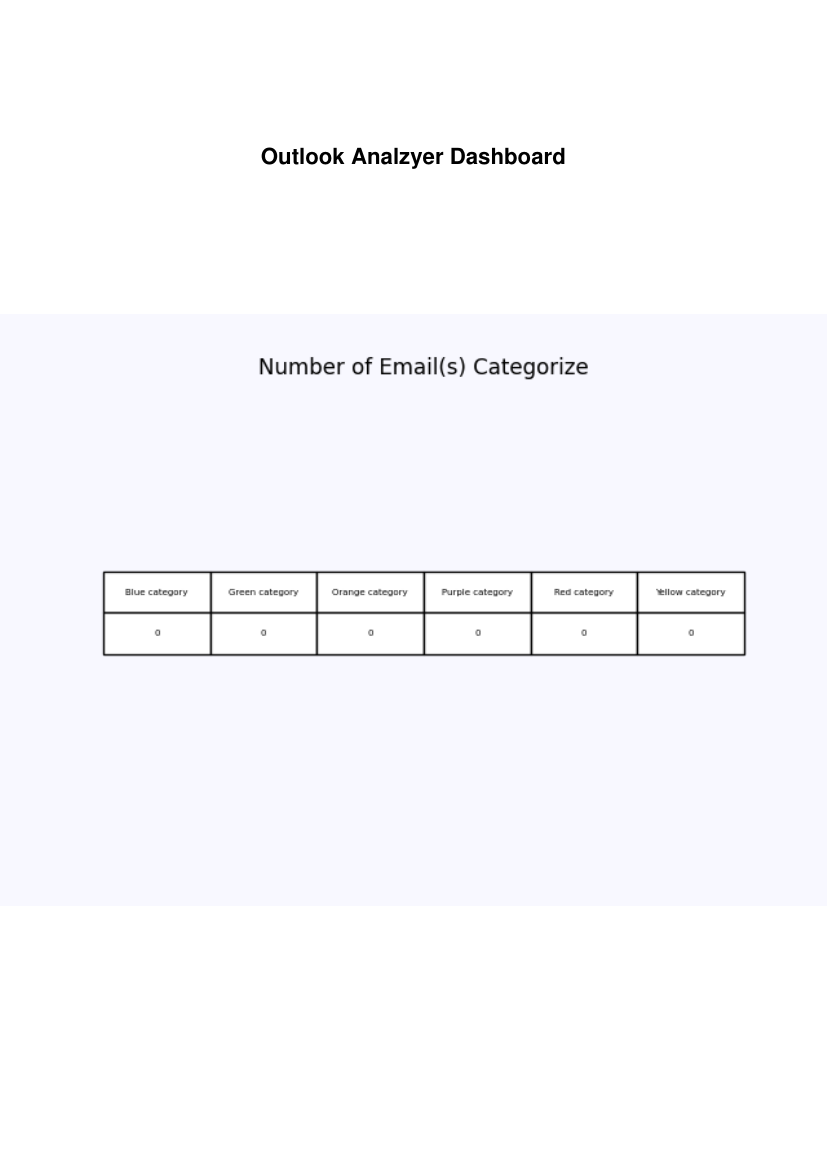

Reproduce this figure in Python.
from datetime import timedelta
from datetime import date
from datetime import datetime
from dateutil.relativedelta import relativedelta
from fpdf import FPDF
from glob import glob
from matplotlib.backends.backend_pdf import PdfPages
from PyPDF2 import PdfFileMerger
from tabulate import tabulate
from tqdm import tqdm
from wordcloud import WordCloud, STOPWORDS

import argparse
import matplotlib.pyplot as plt
import os
import pandas as pd
import re
import shutil
import subprocess
import sys
import time
import traceback
import win32com.client

# sets real time date as a string for PDF file
now = datetime.now()
date_now = now.strftime('%m/%d/%y')

#Global script variables created
ERROR_LIST = []
TIME_STR = time.strftime("%Y%m%d-%H%M%S")
TEMP_FOLDER = "outlookanalyzer"
TEMP_DIR = "C:\\WINDOWS\\Temp" + "\\" + TEMP_FOLDER 

# Check whether the specified path exists or not
is_temp_dir_exist = os.path.exists(TEMP_DIR)

if not is_temp_dir_exist:
  
  # Create a new directory because it does not exist 
  os.makedirs(TEMP_DIR)
  print("The new temp directory is created!")

#Global extract text files created
WORD_CLOUD_CLEANED_FILE_NAME = TEMP_DIR + "\\" + TIME_STR + "_" + "word_cloud_text_cleaned.txt"
WORD_CLOUD_FILE_NAME = TEMP_DIR + "\\" + TIME_STR + "_" + "word_cloud_text.txt"
UNREAD_SENDERS_DATA_FILE_NAME = TEMP_DIR + "\\" + TIME_STR + "_" + "unread_senders.txt"
CATEGORIES_DATA_FILE_NAME = TEMP_DIR + "\\" + TIME_STR + "_" + "categories.txt"
FLAGGED_EMAIL_DATA_FILE_NAME = TEMP_DIR + "\\" + TIME_STR + "_" + "flagged_email.txt"
IMPORTANT_EMAIL_DATA_FILE_NAME = TEMP_DIR + "\\" + TIME_STR + "_" + "important_email.txt"

#Global image files created
WORD_CLOUD_IMAGE_FILE_NAME = TEMP_DIR + "\\" + TIME_STR + "_" + "word_cloud.jpg"
SENDER_PLOT_IMAGE_FILE_NAME = TEMP_DIR + "\\" + TIME_STR + "_" + "sender_plot.jpg"

# Global pdf file (for ordering purposes)
COVER_PAGE_PDF_FILE_NAME = TEMP_DIR + "\\" + TIME_STR + "_" + "a001.pdf"
COUNTING_PDF_FILE_NAME = TEMP_DIR + "\\" + TIME_STR + "_" + "b001.pdf"
CATEGORIES_PDF_FILE_NAME = TEMP_DIR + "\\" + TIME_STR + "_" + "b002.pdf"
FLAGGED_EMAIL_PDF_FILE_NAME = TEMP_DIR + "\\" + TIME_STR + "_" + "b003.pdf"
IMPORTANT_EMAIL_PDF_FILE_NAME = TEMP_DIR + "\\" + TIME_STR + "_" + "b004.pdf"
FINAL_REPORT_PDF_FILE_NAME = "C:\\WINDOWS\\Temp\\" + TIME_STR + "_" + "outlook_analyzer_report.pdf" 

# For images that get put into pdf pages
image_file_name_dict = {'blue': {"image_path": "true_blue.jpg", "x": "0", "y": "0", "w": "210", "h": "30"},
                        'icon': {"image_path": "icon.png", "x": "0", "y": "0", "w": "35", "h": "30"},
                        'word_cloud': {"image_path": WORD_CLOUD_IMAGE_FILE_NAME, "x": "0", "y": "175", "w": "210",
                                       "h": "95"},
                        'sender_plot': {"image_path": SENDER_PLOT_IMAGE_FILE_NAME, "x": "0", "y": "65", "w": "210",
                                        "h": "100"}}

#Function to generate a list of errors that have occurred during progam execution; printed at end of run
def append_to_error_list(function_name, error_text, optArg = None): #added optional argument for more detail
    ERROR_LIST.append("function: " + function_name + " | " +  "error: " + error_text)

#Function to extract relavent Outlook information from user's desktop client
def extract_outlook_information(max_email_number_to_extract_input,date_start_input,date_end_input): #to modify as new features required

    #Connection to Outlook object model established
    outlook = win32com.client.Dispatch("Outlook.Application").GetNamespace("MAPI")
    inbox = outlook.GetDefaultFolder(6)
    todo_folder = outlook.GetDefaultFolder(28) #outlook.GetDefaultFolder(28) is for the todo/flagged items
    messages = inbox.Items
    todo_items = todo_folder.Items

    #Creates data file variables to store extracted information
    sender_data_file = open(UNREAD_SENDERS_DATA_FILE_NAME, "w+", encoding = "utf-8")
    categories_data_file = open(CATEGORIES_DATA_FILE_NAME, "w+", encoding = "utf-8")
    flagged_email_data_file = open(FLAGGED_EMAIL_DATA_FILE_NAME, "w+", encoding = "utf-8")
    important_email_data_file = open(IMPORTANT_EMAIL_DATA_FILE_NAME, "w+", encoding = "utf-8")
    
    #Creates intermediate list and dictionary structure variable to store extracted information
    category_list = []
    counting_dict = {}
    flagged_messages_list = []
    important_messages_list = []
    unread_senders_raw_list = []
    unread_senders_unique_dict = {}
   
    #Creates variables to count key inbox properties
    categories_counter_int = 0
    flagged_counter_int = 0
    important_count_int = 0
    message_counter_int = 0
    message_read_counter_int = 0
    message_unread_counter_int = 0
    number_of_times_categories_assigned_counter_int = 0



    #Establishes how many months or days back the script should look for emails
    if date_end_input[-1] == "m": #Value will be "m" if user enters range in months
        month_int = int(date_end_input[0:-1])

        if month_int == 0: #Value will be 0 if user does not enter a date rage; default used
            end_date = datetime.now()
        else:
           end_date = datetime.now() - relativedelta(months=+month_int)

    elif date_end_input[-1] == "d": #Value will be "d" if user enters range in days
        day_int = int(date_end_input[0:-1])
 
        if day_int == 0:
            end_date = datetime.now()
        else:
            end_date = datetime.now() - timedelta(days=day_int)

    #Establishes how many months or days from the present the script should look for emails; see comments above for value descriptions
    if date_start_input[-1] == "m":
        month_int = int(date_start_input[0:-1])

        if month_int == 0:
            start_date = date.today()
        else:
           start_date = date.today() - relativedelta(months=+month_int)

    elif date_start_input[-1] == "d":
        day_int = int(date_start_input[0:-1])
 
        if day_int == 0:
            start_date = date.today()
        else:
            start_date = date.today() - timedelta(days=day_int)

    #Converts email extraction date inputs into string format for filtering messages
    date_start_str = start_date.strftime('%m/%d/%Y %H:%M %p')
    date_end_str = end_date.strftime('%m/%d/%Y %H:%M %p')

    #Combines end and start date inputs into a range
    filtered_messages = messages.Restrict("[ReceivedTime] >= '" + date_start_str + "' AND [ReceivedTime] <= '" + date_end_str + "'")

    print("Extracting email messages:")
    
    #Iterates through inbox items and extracts relevant information
    filtered_messages.Sort("[ReceivedTime]",True)
    for inbox_item in tqdm(filtered_messages): # Displays tdqm progress bar during iteration
        
        #Unread email metric logic
        try:
            if (inbox_item.UnRead == True):

                message_unread_counter_int = message_unread_counter_int + 1

                if inbox_item.Class == 43: #Class "43" is assigned to VBA MailItem objects (i.e. regular emails):https://docs.microsoft.com/en-us/office/vba/api/outlook.olobjectclass
                    if inbox_item.SenderEmailType == "EX": # SenderEmailType "EX" is assigned to MailItems received from internal MS Exchange
                        sender = inbox_item.Sender.GetExchangeUser().PrimarySmtpAddress
                    else:
                        sender = inbox_item.SenderEmailAddress
                else:
                    sender = inbox_item.SenderEmailAddress
    
                unread_senders_raw_list.append(sender)

            else:
                message_read_counter_int = message_read_counter_int + 1
                
        except AttributeError as e:
            
            append_to_error_list(str(sys._getframe().f_code.co_name),str(e))
            
            path = os.environ['USERPROFILE']+"\AppData\Local\Temp\gen_py"
            
            if os.path.isfile(path):
                
                shutil.rmtree(path)
                
                message_unread_counter_int = message_unread_counter_int + 1

                if inbox_item.Class == 43: #Class "43" is assigned to VBA MailItem objects (i.e. regular emails):https://docs.microsoft.com/en-us/office/vba/api/outlook.olobjectclass
                    if inbox_item.SenderEmailType == "EX": # SenderEmailType "EX" is assigned to MailItems received from internal MS Exchange
                        sender = inbox_item.Sender.GetExchangeUser().PrimarySmtpAddress
                    else:
                        sender = inbox_item.SenderEmailAddress
                else:
                    sender = inbox_item.SenderEmailAddress
    
                unread_senders_raw_list.append(sender)
                
                continue
            
            else:
                raise Exception
                
        except Exception as e:
            append_to_error_list(str(sys._getframe().f_code.co_name),str(e))
        
        #Assigned category metric logic 
        try:
            if inbox_item.Categories:
                item_categories = inbox_item.Categories.split(",") #Splits multiple categories if applicable

                categories_counter_int = categories_counter_int + 1
                for category in item_categories:
                    category_list.append(category.strip())
                    number_of_times_categories_assigned_counter_int = number_of_times_categories_assigned_counter_int + 1
        except Exception as e:
            append_to_error_list(str(sys._getframe().f_code.co_name),str(e))

        #Follow-up and high importance email flag metric logic
        if (inbox_item.Importance == 2 and inbox_item.Class == 43): #Importace is 2 if item is marked as High Importance
            important_messages_dict = {} # To organize item information
            try:
                subject = inbox_item.Subject
                clean_subject = cleanup(subject) #Removes invisible white space/pointers that pandas cannot handle
                subject = [clean_subject.encode("utf-8").strip()] #Encodes subject as utf8 to handle special characters

                important_messages_dict['subject'] = subject
            except Exception as e:
                append_to_error_list(str(sys._getframe().f_code.co_name),str(e))
        
            try:

                email_class = inbox_item.Class
                important_messages_dict['Class'] = email_class
            except Exception as e:
                append_to_error_list(str(sys._getframe().f_code.co_name),str(e))

            try:
                received_time = inbox_item.ReceivedTime.strftime("%m/%d/%Y %H:%M:%S")
                important_messages_dict['ReceivedTime'] = received_time
            except Exception as e:
                append_to_error_list(str(sys._getframe().f_code.co_name),str(e))

            #Retrieves more readable sender data if sender is within internal MS exchange
            if inbox_item.SenderEmailType == "EX":
                try:
                    sender_email = inbox_item.Sender.GetExchangeUser().PrimarySmtpAddress
                except Exception as e:
                    append_to_error_list(str(sys._getframe().f_code.co_name),str(e))
            else:
                try:
                    sender_email = inbox_item.SenderEmailAddress
                except Exception as e:
                    append_to_error_list(str(sys._getframe().f_code.co_name),str(e))

            important_messages_dict['SenderEmailAddress'] = sender_email

            #Adds the attributes for each item to the important_messages_dict
            important_messages_list.append(important_messages_dict)

            important_count_int = important_count_int + 1
        
        message_counter_int = message_counter_int + 1
        #End of inbox item iteration loop
        
        #Checks if max number of emails has been reached       
        if message_counter_int >= int(max_email_number_to_extract_input):
            break
    
    #Iterates through to-do items; see comments associated with similar code above for additional insight 
    tasks = todo_items.Restrict("[Complete] = FALSE")
    
    print("Extracting tasks/flagged items:")
    for task in tqdm(tasks):      
        flagged_messages_dict = {} 

        #Captures info for all tasks
        try:
            subject = task.Subject
            clean_subject = cleanup(subject) #Removes invisible white space / pointers that pandas cannot handle
            subject = [clean_subject.encode("utf-8").strip()] # Common for subjects to have emoji or utf8 data so need encode as utf8
            flagged_messages_dict['subject'] = subject
        except Exception as e:
            append_to_error_list(str(sys._getframe().f_code.co_name),str(e))

        try:
            item_class = task.Class
            flagged_messages_dict['Class'] = item_class
        except Exception as e:
            append_to_error_list(str(sys._getframe().f_code.co_name),str(e))

        #Captures email-related task info
        if task.Class == 43:

            try:
                received_time = task.ReceivedTime.strftime("%m/%d/%Y %H:%M:%S")
                flagged_messages_dict['ReceivedTime'] = received_time
            except Exception as e:
                append_to_error_list(str(sys._getframe().f_code.co_name),str(e))

            if task.SenderEmailType == "EX":
                try:
                    sender_email = task.Sender.GetExchangeUser().PrimarySmtpAddress
                except Exception as e:
                    append_to_error_list(str(sys._getframe().f_code.co_name),str(e))
            else:
                try:
                    sender_email = task.SenderEmailAddress
                except Exception as e:
                    append_to_error_list(str(sys._getframe().f_code.co_name),str(e))

            flagged_messages_dict['SenderEmailAddress'] = sender_email

        # Add the attributes for each task to the flagged_messages_dict
        flagged_messages_list.append(flagged_messages_dict)

        # Keep track of the numbers of tasks/flagged items
        flagged_counter_int = flagged_counter_int + 1

    unique_category_count_int = len(unique(category_list))

    # Add the various count metrics to counting_dict
    counting_dict['total messages'] = message_counter_int
    counting_dict['total unread message'] = message_unread_counter_int
    counting_dict['total read messages'] = message_read_counter_int
    counting_dict['total flagged messages'] = flagged_counter_int
    counting_dict['total categorized messages'] = categories_counter_int
    counting_dict['total times categories used'] = number_of_times_categories_assigned_counter_int
    counting_dict['total unique categories'] = unique_category_count_int
    counting_dict['total email marked as important'] = important_count_int

    if message_counter_int < 1 or message_unread_counter_int < 1:
        print("Isuffucient data to analyze unread email.")
    else:
        unread_senders_data_gen(unread_senders_raw_list, unread_senders_unique_dict,sender_data_file)
        generate_unread_senders_viz()

    if message_counter_int < 1 or categories_counter_int < 1:
        print("Isuffucient data to analyze categories.")
    else:
        category_data_gen(category_list, categories_data_file)
        
        # Categories pdf
        title_str = "Categories"
        figure_column_list = ['Category Name', 'Count']
        convert_csv_to_df_to_figure_to_pdf(CATEGORIES_DATA_FILE_NAME,title_str,figure_column_list,CATEGORIES_PDF_FILE_NAME)
    
    if flagged_counter_int < 1:
        print("Isuffucient data to analyze flagged messages.")
    else:
        # Converts collected data into a text file for flagged messages 
        build_text_with_subject_senderemail_receivedtime(flagged_messages_list, flagged_email_data_file)

        # Flagged email and todo items
        title_str = "Flagged email / Todo"
        figure_column_list = ["Subject","Sender Email","Date"]
        convert_csv_to_df_to_figure_to_pdf(FLAGGED_EMAIL_DATA_FILE_NAME,title_str,figure_column_list,FLAGGED_EMAIL_PDF_FILE_NAME)

    if message_counter_int < 1 or important_count_int < 1:
        print("Isuffucient data to analyze important messages.")
    else:
        # Converts collected data into a text file for important messages 
        build_text_with_subject_senderemail_receivedtime(important_messages_list, important_email_data_file)

        # Email that cames in as "Important
        title_str = "Email sent as Important"
        figure_column_list = ["Subject","Sender Email","Date"]
        convert_csv_to_df_to_figure_to_pdf(IMPORTANT_EMAIL_DATA_FILE_NAME,title_str,figure_column_list,IMPORTANT_EMAIL_PDF_FILE_NAME)

    # Count summary
    title_str = "Counts (" + "Start: " + date_start_str + " | End: " + date_end_str + ")"
    figure_column_list = ['Item', 'Count']
    convert_dict_to_df_to_figure_to_pdf(counting_dict, title_str,figure_column_list,COUNTING_PDF_FILE_NAME)

    if message_counter_int < 1 or message_unread_counter_int < 1:
        print("Isuffucient data to analyze message content for word cloud.")
    else:
        word_cloud_extract(messages)
        generate_word_cloud_viz()
    
    create_pdf_cover_page(message_counter_int,message_unread_counter_int)
    pdf_merge()

#Extracts word cloud information from most recent 50 messages
def word_cloud_extract(messages):
    try:
     wc_file = open(WORD_CLOUD_FILE_NAME, "w+", encoding = "utf-8") #creates data file
     i = 0
     while (i<50):
         print(messages[i].Body, file = wc_file)
         i = i + 1
     word_cloud_content_clean() #text-cleaning function called
     wc_file.close()
    except Exception as e:
        append_to_error_list(str(sys._getframe().f_code.co_name),str(e))

#Generates data for unread senders plot
def unread_senders_data_gen(unread_senders_raw_list,unread_senders_unique_dict,sender_data_file):
    try:
        unread_senders_unique_list = unique(unread_senders_raw_list)
        
        for sender in unread_senders_unique_list:
            unread_senders_unique_dict[sender] = unread_senders_raw_list.count(sender)
            
        unread_senders_unique_list = sorted(unread_senders_unique_dict.items(), key = lambda x:x[1], reverse = True) #Sorts dict and stores as list
        unread_senders_unique_sorted_dict = dict(unread_senders_unique_list) #Converts list back to dict
        senders_counter_int = 0
        
        #Collects data for top 10 senders of unread email
        for item in unread_senders_unique_sorted_dict.items():
            if (senders_counter_int<10):
                print(item[0], "\t", item[1], file = sender_data_file)
                senders_counter_int = senders_counter_int + 1
        sender_data_file.close()
    except Exception as e:
        append_to_error_list(str(sys._getframe().f_code.co_name),str(e))
    
#Generates unread senders table and image file
def generate_unread_senders_viz():
    try:
        sender_table = pd.read_table(UNREAD_SENDERS_DATA_FILE_NAME, sep = '\t', header = None)
        plot = sender_table.groupby([0]).sum().plot(kind='pie', y=1, labeldistance=None, autopct='%1.0f%%', title="Senders of Unread Emails")
        plot.legend(bbox_to_anchor=(1,1)) #Anchors plot legend to right of plot
        plot.set_ylabel("Senders")
        plot.figure.savefig(SENDER_PLOT_IMAGE_FILE_NAME, bbox_inches='tight') #Saves plot locally
        print("\n","Top 10 Senders of Unread Emails: ", "\n", sender_table)
    except Exception as e:
        append_to_error_list(str(sys._getframe().f_code.co_name),str(e))


# Currently used by Flagged email and Important email metric
def build_text_with_subject_senderemail_receivedtime(messages_list, email_data_file):
    ''' Reformats item text data to UTF-8 '''
    # Have to generate a text file to decode the utf8 data
    try:

        for item in messages_list:

            if item['Class'] == 43: 
                print('\n'.join(s.decode('utf-8', 'ignore') for s in item['subject']),"\t",item['SenderEmailAddress'], "\t", item['ReceivedTime'], file = email_data_file)
            else:
                print('\n'.join(s.decode('utf-8', 'ignore') for s in item['subject']),"\t", "-", "\t", "-", file = email_data_file)

        email_data_file.close()
    except Exception as e:
        append_to_error_list(str(sys._getframe().f_code.co_name),str(e))

#Generates categories metric data
def category_data_gen(category_list,categories_data_file):
    ''' Generates category data by using the 'category_list', runs it through the 'unique' function,
    saves results into a dict, and then prints it on a text file with the variable 'categories_data_file' '''
    category_dict = {} #dictionary variable to capture email category
    
    try:
        unique_categories = unique(category_list) #sends category list to function named "unique" and saves list of unique values to variable

        for category in unique_categories: #loops through unique categories and counts occurrances; saves results into category_dict
            category_dict[category] = category_list.count(category)
        
        categories_counter_int = 0
        for item in category_dict.items():
            print(item[0], "\t", item[1], file = categories_data_file)
            categories_counter_int = categories_counter_int + 1
            
        print('\n')
        print('Number of categories:', len(unique_categories))  # print total number or emails categorize
            
        categories_data_file.close()
    except Exception as e:
        append_to_error_list(str(sys._getframe().f_code.co_name),str(e))

def convert_dict_to_df_to_figure_to_pdf(metric_dict, title_str, columns_list, pdf_file_name):
    ''' Converts a dict into a data frame and then to a figure and exports it as a single pdf '''
    try:
        #Pandas dataframe for passed in dict
        df = pd.DataFrame(metric_dict.items(), columns=columns_list)   

        fig, ax =plt.subplots()
        plt.title(title_str)
        ax.axis('tight')
        ax.axis('off')
        table = ax.table(cellText=df.values, cellLoc='center', colLabels=df.columns, loc='center')
        table.scale(1, 2)

        pp = PdfPages(pdf_file_name)
        pp.savefig(fig, bbox_inches='tight')

        pp.close()
        
        #prints a tabulate table using the pandas dataframe
        print("\n")
        print(title_str)
        print(tabulate(df, headers='keys', tablefmt='fancy_grid', showindex='never'))
        
    except Exception as e:
        append_to_error_list(str(sys._getframe().f_code.co_name),str(e))

# Code borrowed from https://stackoverflow.com/questions/3444645/merge-pdf-files
def pdf_merge():
    ''' Merges all the pdf files in current directory '''
    merger = PdfFileMerger()
    location_to_check_str = TEMP_DIR + "\\" + "*.pdf"
    allpdfs = [a for a in glob(location_to_check_str)]
    [merger.append(pdf) for pdf in allpdfs]
    with open(FINAL_REPORT_PDF_FILE_NAME, "wb") as new_file:
        merger.write(new_file)

    subprocess.Popen([FINAL_REPORT_PDF_FILE_NAME],shell=True)

def create_pdf_cover_page(message_counter_int,message_unread_counter_int):

    ''' Add images into a PDF file '''
    try:
        # Code for creating first page of PDF report
        pdf = FPDF()
        pdf.add_page()  # adds pdf page
        pdf.set_font('Arial', 'B', 18)  # sets pdf fonts
        pdf.cell(0, 60, 'Outlook Analzyer Report', 0, 0, align='C')  # Puts in title
        pdf.cell(-190, 75, date_now, 0, 0, align='C') # Puts in real time date


        # Traverse through nested dictionary
        for image_id, image_info in image_file_name_dict.items():
            # for troubleshooting
            # print("\nItem:", image_id)
            
            for key in image_info:
                # for troubleshooting
                # print(key + ':', image_info[key])

                is_image_file_exists = os.path.exists(image_info['image_path'])

                if is_image_file_exists:
                    pdf.image(image_info['image_path'], x=int(image_info['x']), y=int(image_info['y']), w=int(image_info['w']), h=int(image_info['h']))  

        pdf.output(COVER_PAGE_PDF_FILE_NAME, 'F')  # saves pdf
        pdf.open()


    except Exception as e:
        append_to_error_list(str(sys._getframe().f_code.co_name),str(e))

def convert_csv_to_df_to_figure_to_pdf(email_data_file,title_str,columns_list,pdf_file_name):
    ''' Converts a csv into a data frame and then to a figure and exports it as a single pdf '''
    try:
        df = pd.read_csv(email_data_file, sep = "\t", encoding ='utf-8', names=columns_list)
        
        if "Subject" in df.columns:
            for i in range(df.shape[0]): #iterates over rows
                if len(df.at[i, "Subject"]) > 50: #checks if Subject is over 50 chars; seems like happy medium
                    df.at[i, "Subject"] = df.at[i, "Subject"][0:46] + "..." #truncates subject

        fig, ax =plt.subplots(figsize=(12,4))
        plt.title(title_str)
        ax.axis('tight')
        ax.axis('off')
        table = ax.table(cellText=df.values, cellLoc='center', colLabels=df.columns, loc='center')
        table.scale(1, 2)
        table.auto_set_font_size(False)  #stops automatic text shrink which defaults to True
        table.set_fontsize(8)

        pp = PdfPages(pdf_file_name)
        pp.savefig(fig, bbox_inches='tight')

        pp.close()
    except Exception as e:
        append_to_error_list(str(sys._getframe().f_code.co_name),str(e))
        
    try:
        print("\n")
        print(tabulate(df, headers = 'keys', tablefmt = 'fancy_grid',showindex='never'))

    except Exception as e:
        append_to_error_list(str(sys._getframe().f_code.co_name),str(e))

#Generates word cloud visualization
def generate_word_cloud_viz():
    try:
        wc_cleaned_content_file = open(WORD_CLOUD_CLEANED_FILE_NAME, "r", encoding = "utf-8").read()
        
        #Sets stopwords  for cloud
        stop_words = ["said", "email", "s", "will", "u", "re", "3A", "2F", "safelinks", "reserved", "https"] + list(STOPWORDS) #customized stopword list
        
        #Generates word cloud
        word_cloud = WordCloud(stopwords = stop_words).generate(str(wc_cleaned_content_file))
        plt.clf()
        plt.imshow(word_cloud)
        plt.axis('off')
        plt.savefig(WORD_CLOUD_IMAGE_FILE_NAME)
    except Exception as e:
        append_to_error_list(str(sys._getframe().f_code.co_name),str(e))


#Code borrowed from https://stackoverflow.com/questions/49267999/remove-u202a-from-python-string
def cleanup(inp):
    ''' Removes converse characters ("\u202a") and pop directional formatting characters from strings ("\u202c") '''
    new_char = ""
    for char in inp:
        if char not in ["\u202a", "\u202c"]:
            new_char += char
    return new_char

def delete_temp_files(type_list):
    ''' Goes through directory and removes/cleans the files with specified extensions (i.e .txt, .tmp, .png, etc.) '''
    while True:

        for item_type in type_list: # looping over the file type to remove
            dir_list = os.listdir(TEMP_DIR) #returns the list of all files and directories in the specified path

            for item in dir_list: # looping files to remove

                try:
                    if item.endswith(item_type):
                        os.remove(os.path.join(TEMP_DIR, item))
                except Exception as e:
                    append_to_error_list(str(sys._getframe().f_code.co_name),str(e), traceback.format_exc())

        break;

#Removes hyperlink information from email body text to make more meaningful clouds
def word_cloud_content_clean():
    try:
        #Opens extracted email body text and cleansed text storage file
        wc_content= open(WORD_CLOUD_FILE_NAME, "r", encoding = "utf-8").read()
        wc_content_cleaned = open(WORD_CLOUD_CLEANED_FILE_NAME, "w+", encoding = "utf-8")
        
        #Create indices counter variable
        indices_counter_int = 0
        
        #Assigns variables to tags preceeding link information
        sub1 = '<http'
        sub2 = '<mail'
        
        #Creates list of indices where opening tags occur in email text body
        indices1_link = [m.start() for m in re.finditer(sub1, wc_content)]
        indices2_mail = [m.start() for m in re.finditer(sub2, wc_content)]
        
        #Combines indices lists
        indices1_link.extend(indices2_mail)
        indices1_link.sort()
        
        #Creates variable to capture indices of closing link tags
        indices2 = []
        
        #Identifies and stores indices values
        for indices in indices1_link:
                end_indices = wc_content[indices:].find('>')
                indices2.append(end_indices+indices)
        
        #Iterates through email body text using identified indices; print non-link data into cleansed file
        while indices_counter_int < len(indices2)-1:
            print(wc_content[indices2[indices_counter_int]+1:indices1_link[indices_counter_int+1]], file = wc_content_cleaned)
            indices_counter_int = indices_counter_int + 1
            
        wc_content_cleaned.close()
    
    except Exception as e:
        append_to_error_list(str(sys._getframe().f_code.co_name),str(e))

#Identifiies unique elements within a list
def unique (list1):
    ''' Identifies unique elements within a list '''
    unique_elements_list = []
    for item in list1:
        if item not in unique_elements_list:
            unique_elements_list.append(item)
    return unique_elements_list

# Code borrowed from https://note.nkmk.me/en/python-check-int-float/
def is_integer_num(n):
    if isinstance(n, int):
        return True
    if isinstance(n, float):
        return n.is_integer()
    return False

def main(argv):
    ''' Runs through the specified inputs that users will enter to get their analyze data for Outlook '''
    max_email_number_to_extract_input = 500
    date_start_input = "12m"
    date_end_input = "0m"
    suppress_prompt = False

    # Initialize parser
    parser = argparse.ArgumentParser()

    # Adding arguments
    parser.add_argument("-n", "--number", help = "Max number of email messages you would like to extract (between 50 and 100000)")
    parser.add_argument("-s", "--start", help = "From how far back would you like to collect and analyze emails in months or days (e.g. 10m, 12d)")
    parser.add_argument("-e", "--end", help = "What's the cutoff for the most recent emails you'd like to collect and analyze in months or days (e.g. 1m, 10d)")

    # Read arguments from command line
    args = parser.parse_args()
        
    if args.number:
        max_email_number_to_extract_input = args.number
        print("number: " +  str(max_email_number_to_extract_input))

        if int(max_email_number_to_extract_input) < 50 and int(max_email_number_to_extract_input) > 100000:
            print("Error: Problem with email number argument.")
            print("Please enter a valid integer between 50 and 100000.")
            exit()

    if args.start:
        date_start_input = args.start
        print("start: " + str(date_start_input))

    if args.end:
        date_end_input = args.end
        print("end: " + str(date_end_input))

    if args.start or args.end:
        # Check if command line argument are an integer
        if not is_integer_num(int(date_start_input[0:-1])) or not is_integer_num(int(date_end_input[0:-1])):
            print("Error: Problem with date format.")
            print("Please ensure that date is an integer.")
            exit()

        # Check if command line arguments use m or d after integer value
        if not (date_start_input[-1] == "m" or date_start_input[-1] == "d") or not (date_end_input[-1] == "m" or date_end_input[-1] == "d"):
            print("Error: Problem with date format.")
            print("This is not a valid format. Please enter as '##m' or '##d' where d is for days and m is for months  (e.g. 10d or 1m)")
            exit()
  
    # If all three command line arguments are supplied, supress asking for more input
    if args.number and args.start and args.end:
        suppress_prompt = True

    print("\n")
    print("Welcome to Outlook Analyzer!")

    # If arguments not provided at command line, ask for them
    if not suppress_prompt:

        
        if not args.number:
            #Receives and checks max numbebr of emails to extract
            while True:
                max_email_number_to_extract_input = input("Max number of email messages you would like to extract (between 50 and 100000)? (Hit Enter for default: 500)") or 500

                try:
                    int(max_email_number_to_extract_input)
                    if int(max_email_number_to_extract_input) >= 50 and int(max_email_number_to_extract_input) <= 100000:
                        break;
                except ValueError:
                    print("Please enter a valid integer between 50 and 100000.")

        if not args.start:
            #Receives and checks user input for oldest email cut-off date
            while True:
                date_start_input = input("From how far back would you like to collect and analyze emails in months or days (e.g. 10m, 12d)? (Hit enter for default: 12 months ago)") or "12m"

                try:
                    int(date_start_input[0:-1])
                    if date_start_input[-1] == "m" or date_start_input[-1] == "d":
                        break;
                except ValueError:
                    print("This is not a valid format. Please enter as '##m' or '##d' where d is for days and m is for months  (e.g. 10d or 1m")
        if not args.end:
            #Receives and checks user input for email recency cut-off date
            while True:
                date_end_input = input("What's the cutoff for the most recent emails you'd like to collect and analyze in months or days (e.g. 1m, 10d)? (Hit enter for default: today)") or "0m"

                try:
                    int(date_end_input[0:-1])
                    if date_end_input[-1] == "m" or date_end_input[-1] == "d":
                        break;
                except ValueError:
                    print("This is not a valid format. Please enter as '##m' or '##d' where d is for days and m is for months  (e.g. 10d or 1m")

    # Clean left over temp .pdf files from previous run if exist
    delete_temp_files([".pdf"])

    # Begin email extraction
    extract_outlook_information(max_email_number_to_extract_input,date_start_input,date_end_input)

    # Clean left over temp .txt, .jpg, .png files from previous run if exist
    delete_temp_files([".txt",".jpg",".png"])

    #Displays any errors generated throughout program execution
    if ERROR_LIST != []:
        print("\n")
        print("Some errors occurred during execution:")
        for item in ERROR_LIST:
            print(item)

if __name__ == "__main__":
    main(sys.argv[1:])
